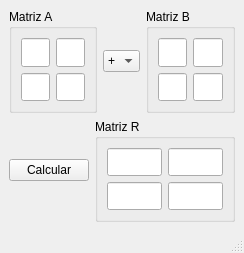
<?xml version="1.0" encoding="UTF-8"?>
<ui version="4.0">
 <class>ventana_pp</class>
 <widget class="QMainWindow" name="ventana_pp">
  <property name="geometry">
   <rect>
    <x>0</x>
    <y>0</y>
    <width>244</width>
    <height>253</height>
   </rect>
  </property>
  <property name="windowTitle">
   <string>Algebra Lineal con ALSE</string>
  </property>
  <widget class="QWidget" name="centralwidget">
   <layout class="QGridLayout" name="gridLayout_5">
    <item row="0" column="0">
     <layout class="QGridLayout" name="gridLayout_4">
      <item row="0" column="0">
       <layout class="QHBoxLayout" name="horizontalLayout">
        <item>
         <widget class="QGroupBox" name="Matriz_A">
          <property name="title">
           <string>Matriz A</string>
          </property>
          <layout class="QGridLayout" name="gridLayout">
           <item row="0" column="0">
            <widget class="QLineEdit" name="txt_A11">
             <property name="sizePolicy">
              <sizepolicy hsizetype="Expanding" vsizetype="Expanding">
               <horstretch>0</horstretch>
               <verstretch>0</verstretch>
              </sizepolicy>
             </property>
             <property name="alignment">
              <set>Qt::AlignCenter</set>
             </property>
            </widget>
           </item>
           <item row="1" column="0">
            <widget class="QLineEdit" name="txt_A21">
             <property name="sizePolicy">
              <sizepolicy hsizetype="Expanding" vsizetype="Expanding">
               <horstretch>0</horstretch>
               <verstretch>0</verstretch>
              </sizepolicy>
             </property>
             <property name="alignment">
              <set>Qt::AlignCenter</set>
             </property>
            </widget>
           </item>
           <item row="1" column="1">
            <widget class="QLineEdit" name="txt_A22">
             <property name="sizePolicy">
              <sizepolicy hsizetype="Expanding" vsizetype="Expanding">
               <horstretch>0</horstretch>
               <verstretch>0</verstretch>
              </sizepolicy>
             </property>
             <property name="alignment">
              <set>Qt::AlignCenter</set>
             </property>
            </widget>
           </item>
           <item row="0" column="1">
            <widget class="QLineEdit" name="txt_A12">
             <property name="sizePolicy">
              <sizepolicy hsizetype="Expanding" vsizetype="Expanding">
               <horstretch>0</horstretch>
               <verstretch>0</verstretch>
              </sizepolicy>
             </property>
             <property name="alignment">
              <set>Qt::AlignCenter</set>
             </property>
            </widget>
           </item>
          </layout>
         </widget>
        </item>
        <item>
         <widget class="QComboBox" name="Operacion">
          <item>
           <property name="text">
            <string>+</string>
           </property>
          </item>
          <item>
           <property name="text">
            <string>-</string>
           </property>
          </item>
          <item>
           <property name="text">
            <string>*</string>
           </property>
          </item>
          <item>
           <property name="text">
            <string>/</string>
           </property>
          </item>
         </widget>
        </item>
        <item>
         <widget class="QGroupBox" name="Matriz_B">
          <property name="title">
           <string>Matriz B</string>
          </property>
          <layout class="QGridLayout" name="gridLayout_3">
           <item row="0" column="0">
            <widget class="QLineEdit" name="txt_B11">
             <property name="sizePolicy">
              <sizepolicy hsizetype="Expanding" vsizetype="Expanding">
               <horstretch>0</horstretch>
               <verstretch>0</verstretch>
              </sizepolicy>
             </property>
             <property name="alignment">
              <set>Qt::AlignCenter</set>
             </property>
            </widget>
           </item>
           <item row="0" column="1">
            <widget class="QLineEdit" name="txt_B12">
             <property name="sizePolicy">
              <sizepolicy hsizetype="Expanding" vsizetype="Expanding">
               <horstretch>0</horstretch>
               <verstretch>0</verstretch>
              </sizepolicy>
             </property>
             <property name="alignment">
              <set>Qt::AlignCenter</set>
             </property>
            </widget>
           </item>
           <item row="1" column="0">
            <widget class="QLineEdit" name="txt_B21">
             <property name="sizePolicy">
              <sizepolicy hsizetype="Expanding" vsizetype="Expanding">
               <horstretch>0</horstretch>
               <verstretch>0</verstretch>
              </sizepolicy>
             </property>
             <property name="alignment">
              <set>Qt::AlignCenter</set>
             </property>
            </widget>
           </item>
           <item row="1" column="1">
            <widget class="QLineEdit" name="txt_B22">
             <property name="sizePolicy">
              <sizepolicy hsizetype="Expanding" vsizetype="Expanding">
               <horstretch>0</horstretch>
               <verstretch>0</verstretch>
              </sizepolicy>
             </property>
             <property name="alignment">
              <set>Qt::AlignCenter</set>
             </property>
            </widget>
           </item>
          </layout>
         </widget>
        </item>
       </layout>
      </item>
      <item row="1" column="0">
       <layout class="QHBoxLayout" name="horizontalLayout_2">
        <item>
         <widget class="QPushButton" name="Calcular">
          <property name="text">
           <string>Calcular</string>
          </property>
         </widget>
        </item>
        <item>
         <widget class="QGroupBox" name="Matriz_R">
          <property name="title">
           <string>Matriz R</string>
          </property>
          <layout class="QGridLayout" name="gridLayout_2">
           <item row="0" column="0">
            <widget class="QLineEdit" name="txt_R11">
             <property name="sizePolicy">
              <sizepolicy hsizetype="Expanding" vsizetype="Expanding">
               <horstretch>0</horstretch>
               <verstretch>0</verstretch>
              </sizepolicy>
             </property>
             <property name="alignment">
              <set>Qt::AlignCenter</set>
             </property>
             <property name="readOnly">
              <bool>true</bool>
             </property>
            </widget>
           </item>
           <item row="0" column="1">
            <widget class="QLineEdit" name="txt_R12">
             <property name="sizePolicy">
              <sizepolicy hsizetype="Expanding" vsizetype="Expanding">
               <horstretch>0</horstretch>
               <verstretch>0</verstretch>
              </sizepolicy>
             </property>
             <property name="alignment">
              <set>Qt::AlignCenter</set>
             </property>
             <property name="readOnly">
              <bool>true</bool>
             </property>
            </widget>
           </item>
           <item row="1" column="0">
            <widget class="QLineEdit" name="txt_R21">
             <property name="sizePolicy">
              <sizepolicy hsizetype="Expanding" vsizetype="Expanding">
               <horstretch>0</horstretch>
               <verstretch>0</verstretch>
              </sizepolicy>
             </property>
             <property name="alignment">
              <set>Qt::AlignCenter</set>
             </property>
             <property name="readOnly">
              <bool>true</bool>
             </property>
            </widget>
           </item>
           <item row="1" column="1">
            <widget class="QLineEdit" name="txt_R22">
             <property name="sizePolicy">
              <sizepolicy hsizetype="Expanding" vsizetype="Expanding">
               <horstretch>0</horstretch>
               <verstretch>0</verstretch>
              </sizepolicy>
             </property>
             <property name="alignment">
              <set>Qt::AlignCenter</set>
             </property>
             <property name="readOnly">
              <bool>true</bool>
             </property>
            </widget>
           </item>
          </layout>
         </widget>
        </item>
       </layout>
      </item>
     </layout>
    </item>
   </layout>
  </widget>
  <widget class="QMenuBar" name="menubar">
   <property name="geometry">
    <rect>
     <x>0</x>
     <y>0</y>
     <width>244</width>
     <height>19</height>
    </rect>
   </property>
  </widget>
  <widget class="QStatusBar" name="statusbar"/>
 </widget>
 <resources/>
 <connections/>
</ui>
